Frame 1 (no input): blank canvas, image omitted
Frame 60 (no input): blank canvas, image omitted
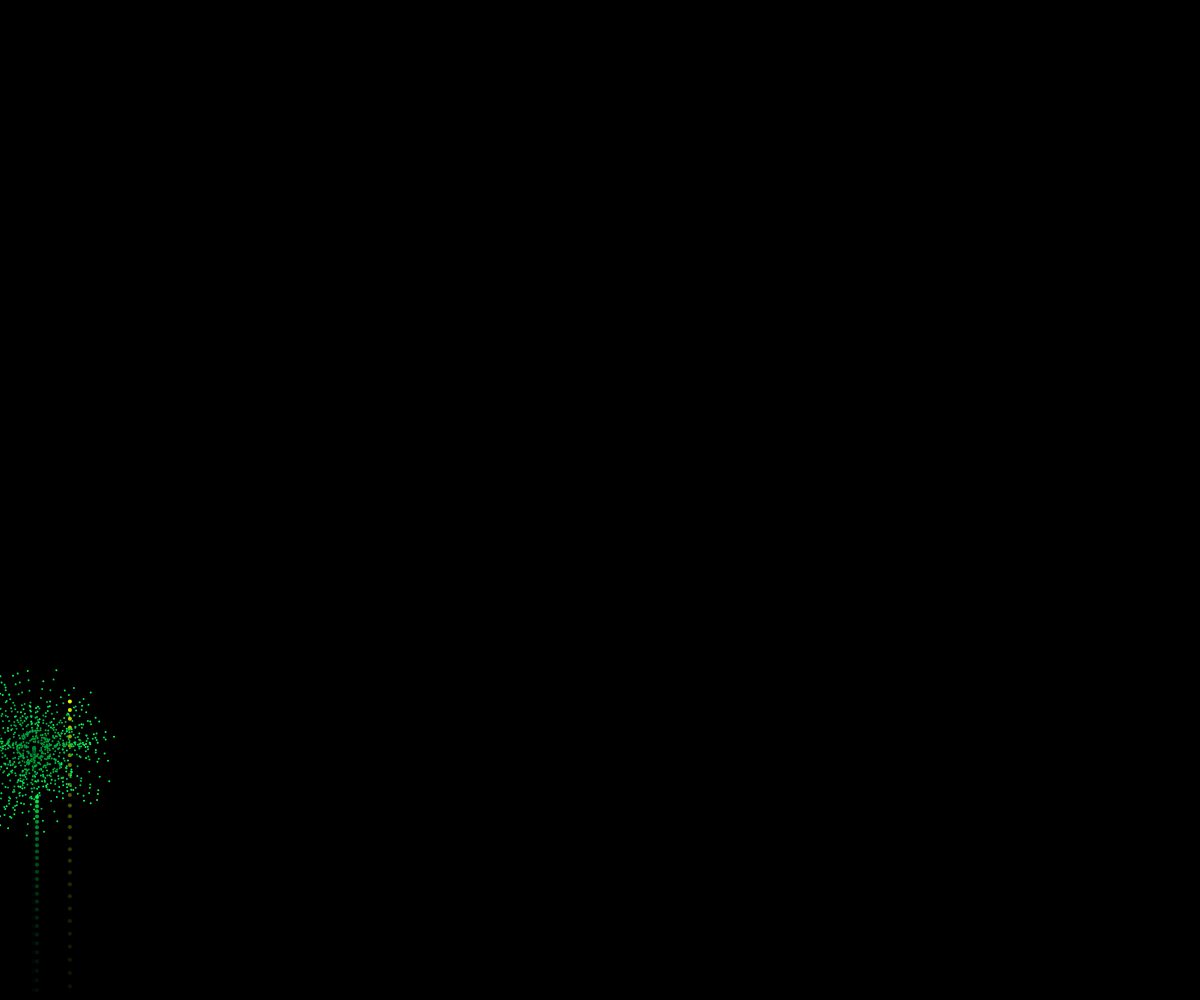
Frame 120 (the mouse pressed at the canvas centre since frame 60)

The p5.js sketch whose frames 1 and 60 were blank and that drew this single picture after the mouse press (run headless with seeded random() and noise() and a simulated clock; from frame 60 on, the mouse is pressed at the canvas centre):

// p5.js sketch
// ── sketch.js
// Daniel Shiffman
// http://codingtra.in
// http://patreon.com/codingtrain
// Code for: https://youtu.be/CKeyIbT3vXI

var fireworks = [];
var gravity;

function setup() {
  createCanvas(windowWidth, windowHeight);
  colorMode(HSB);
  gravity = createVector(0, 0.2);
  stroke(255);
  strokeWeight(6);
  background(0);
}

function draw() {
  colorMode(RGB);
  background(0, 0, 0, 25);

  if (random(1) < 0.03) {
    fireworks.push(new Firework());
  }

  for (var i = fireworks.length - 1; i >= 0; i--) {
    fireworks[i].update();
    fireworks[i].show();

    if (fireworks[i].done()) {
      fireworks.splice(i, 1);
    }
  }
}

// ── firework.js
// Daniel Shiffman
// http://codingtra.in
// http://patreon.com/codingtrain
// Code for: https://youtu.be/CKeyIbT3vXI

function Firework() {
  this.hu = random(255);
  this.firework = new Particle(random(width), height, this.hu, true);
  this.exploded = false;
  this.particles = [];

  this.done = function() {
    if (this.exploded && this.particles.length === 0) {
      return true;
    } else {
      return false;
    }
  };

  this.update = function() {
    if (!this.exploded) {
      this.firework.applyForce(gravity);
      this.firework.update();

      if (this.firework.vel.y >= 0) {
        this.exploded = true;
        this.explode();
      }
    }

    for (var i = this.particles.length - 1; i >= 0; i--) {
      this.particles[i].applyForce(gravity);
      this.particles[i].update();

      if (this.particles[i].done()) {
        this.particles.splice(i, 1);
      }
    }
  };

  this.explode = function() {
    for (var i = 0; i < 150; i++) {
      var p = new Particle(
        this.firework.pos.x,
        this.firework.pos.y,
        this.hu,
        false
      );
      this.particles.push(p);
    }
  };

  this.show = function() {
    if (!this.exploded) {
      this.firework.show();
    }

    for (var i = 0; i < this.particles.length; i++) {
      this.particles[i].show();
    }
  };
}

// ── particle.js
// Daniel Shiffman
// http://codingtra.in
// http://patreon.com/codingtrain
// Code for: https://youtu.be/CKeyIbT3vXI

function Particle(x, y, hu, firework) {
  this.pos = createVector(x, y);
  this.firework = firework;
  this.lifespan = 255;
  this.hu = hu;
  this.acc = createVector(0, 0);

  if (this.firework) {
    this.vel = createVector(0, random(-18, -8));
  } else {
    this.vel = p5.Vector.random2D();
    this.vel.mult(random(7, 20));
  }

  this.applyForce = function(force) {
    this.acc.add(force);
  };

  this.update = function() {
    if (!this.firework) {
      this.vel.mult(0.9);
      this.lifespan -= 6;
    }

    this.vel.add(this.acc);
    this.pos.add(this.vel);
    this.acc.mult(0);
  };

  this.done = function() {
    if (this.lifespan < 0) {
      return true;
    } else {
      return false;
    }
  };

  this.show = function() {
    colorMode(HSB);

    if (!this.firework) {
      strokeWeight(2);
      stroke(hu, 255, 255, this.lifespan);
    } else {
      strokeWeight(4);
      stroke(hu, 255, 255);
    }

    point(this.pos.x, this.pos.y);
  };
}
